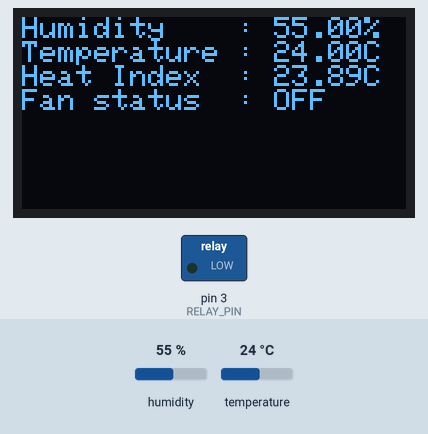
Bench run of a sketch on a simulated Arduino Uno, built with avr-gcc and run on an emulated ATmega328P. On the bench: 128×64 one-colour display, switched loads named in the sketch (green lamp = pin HIGH). Inputs (shaded band) come from the test bench; at power-on: temperature 24 °C, humidity 55 %. What the sketch prints to the serial monitor is not drawn.

Above: at 6.7 s.
6.8 s: temperature set to 29.4 °C
At 11.9 s:
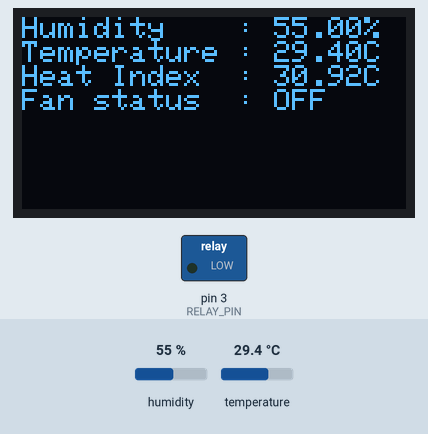
14.7 s: temperature set to 30.5 °C
At 17.2 s:
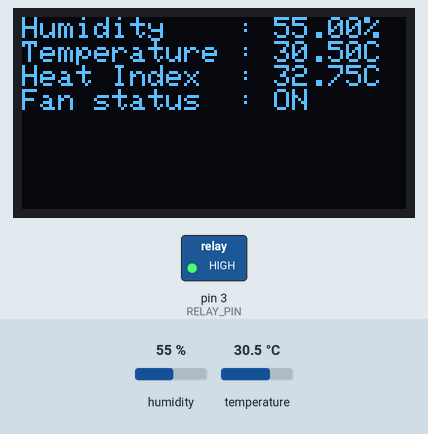
22.6 s: humidity set to 22 %
At 26.7 s:
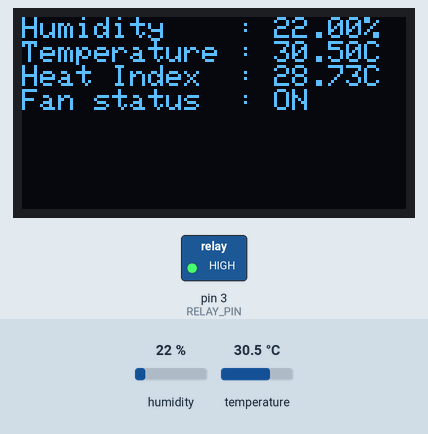
30.5 s: humidity set to 40 %
At 32.1 s:
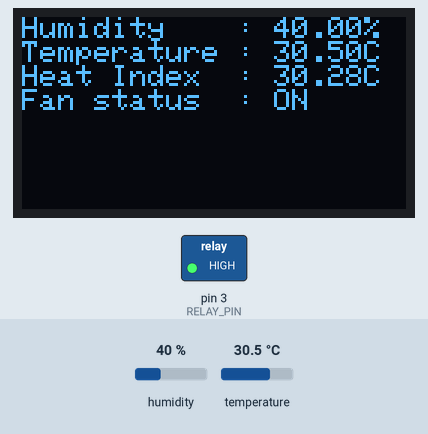
Timing chart, 0 to 33.6 s (numbered marks = the images above; inputs shaded):
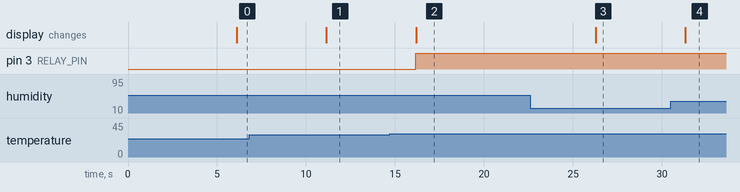

The sketch:

sketch_dht_oled.ino
```cpp
#include <Adafruit_SSD1306.h>
#include <Adafruit_GFX.h>
#include <DHT.h>

#define DHTPIN 2     // Digital pin connected to the DHT sensor
#define DHTTYPE DHT22   // DHT 22
#define RELAY_PIN 3   // Digital pin connected to the relay (IN)

DHT dht(DHTPIN, DHTTYPE);

#define OLED_RESET 4    // Reset pin for the OLED display
Adafruit_SSD1306 display(OLED_RESET);

bool splashScreenShown = false;
unsigned long splashScreenStartTime;

void setup() {
  Serial.begin(9600);
  dht.begin();

  display.begin(SSD1306_SWITCHCAPVCC, 0x3C);
  display.clearDisplay();

  pinMode(RELAY_PIN, OUTPUT);
  digitalWrite(RELAY_PIN, LOW);  // Initially turn off the relay

  // Initialize splash screen
  display.setTextSize(1);
  display.setTextColor(SSD1306_WHITE);
  display.setCursor(2, 6);
  display.println("     Solar Dryer v4.0");
  display.println("      >>KOPERNIK 2023");
  display.display();
  splashScreenStartTime = millis();
  splashScreenShown = true;
}

void loop() {
  if (splashScreenShown) {
    // Check if 5 seconds have passed since showing the splash screen
    if (millis() - splashScreenStartTime >= 1000) {
      splashScreenShown = false;  // Splash screen time is up
      display.clearDisplay();
    } else {
      return;  // Continue showing the splash screen
    }
  }

  delay(5000);

  float h = dht.readHumidity();
  float t = dht.readTemperature();
  float f = dht.readTemperature(true);

  if (isnan(h) || isnan(t) || isnan(f)) {
    //Serial.println(F("Failed to read from DHT sensor!"));
    display.clearDisplay();
    display.setTextSize(1);
    display.setTextColor(SSD1306_WHITE);
    display.setCursor(0, 0);
    display.println("Failed DHT sensor!");
    display.display();
    digitalWrite(RELAY_PIN, LOW);   // Turn off the relay
    return;
  }

  float hif = dht.computeHeatIndex(f, h);
  float hic = dht.computeHeatIndex(t, h, false);

  display.clearDisplay();
  display.setTextSize(1);
  display.setTextColor(SSD1306_WHITE);
  display.setCursor(0, 0);
  display.println("Humidity    : " + String(h) + "%");
  display.println("Temperature : " + String(t) + "C");
  display.println("Heat Index  : " + String(hic) + "C");

  // Check if temperature reaches 30 degrees Celsius
  if (t >= 30) {
    digitalWrite(RELAY_PIN, HIGH);  // Turn on the relay
    display.println("Fan status  : ON");
  } else {
    digitalWrite(RELAY_PIN, LOW);   // Turn off the relay
    display.println("Fan status  : OFF");
  }

  display.display();

  Serial.print("H:");
  Serial.print(h);
  Serial.print(", ");
  Serial.print("T:");
  Serial.print(t);
  Serial.print(", ");
  Serial.print("I:");
  Serial.print(hic);
  Serial.print(", ");

}
```

Measured:
- the behaviour switches between 29.9 and 30 °C on temperature (found by bisection; images 1 and 2)
- after the input at 6.8 s, the display: changes after 4.3 s (image 1)
- after the input at 14.7 s, pin 3 (RELAY_PIN): LOW → HIGH after 1.5 s; the display: changes after 1.5 s (image 2)
- after the input at 22.6 s, the display: changes after 3.7 s (image 3)
- after the input at 30.5 s, the display: changes after 0.81 s (image 4)
